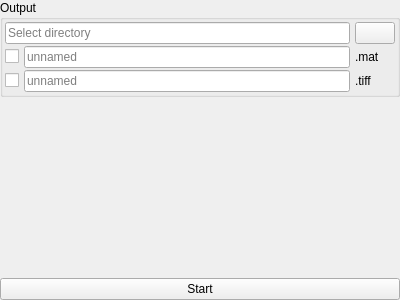
<?xml version="1.0" encoding="UTF-8"?>
<ui version="4.0">
 <class>BatchProcess</class>
 <widget class="QWidget" name="BatchProcess">
  <property name="geometry">
   <rect>
    <x>0</x>
    <y>0</y>
    <width>400</width>
    <height>300</height>
   </rect>
  </property>
  <property name="windowTitle">
   <string>Form</string>
  </property>
  <layout class="QVBoxLayout" name="layout">
   <property name="spacing">
    <number>0</number>
   </property>
   <property name="leftMargin">
    <number>0</number>
   </property>
   <property name="topMargin">
    <number>0</number>
   </property>
   <property name="rightMargin">
    <number>0</number>
   </property>
   <property name="bottomMargin">
    <number>0</number>
   </property>
   <item>
    <widget class="QGroupBox" name="groupBox">
     <property name="title">
      <string>Output</string>
     </property>
     <property name="flat">
      <bool>false</bool>
     </property>
     <property name="checkable">
      <bool>false</bool>
     </property>
     <layout class="QGridLayout" name="gridLayout">
      <property name="leftMargin">
       <number>2</number>
      </property>
      <property name="topMargin">
       <number>2</number>
      </property>
      <property name="rightMargin">
       <number>2</number>
      </property>
      <property name="bottomMargin">
       <number>2</number>
      </property>
      <property name="horizontalSpacing">
       <number>5</number>
      </property>
      <property name="verticalSpacing">
       <number>2</number>
      </property>
      <item row="1" column="3">
       <widget class="QLabel" name="labelMat">
        <property name="text">
         <string>.mat</string>
        </property>
       </widget>
      </item>
      <item row="2" column="3">
       <widget class="QLabel" name="labelTiff">
        <property name="text">
         <string>.tiff</string>
        </property>
       </widget>
      </item>
      <item row="1" column="0">
       <widget class="QCheckBox" name="checkBoxMat">
        <property name="text">
         <string/>
        </property>
       </widget>
      </item>
      <item row="2" column="1">
       <widget class="QLineEdit" name="fileNameTiff">
        <property name="placeholderText">
         <string>unnamed</string>
        </property>
       </widget>
      </item>
      <item row="1" column="1">
       <widget class="QLineEdit" name="fileNameMat">
        <property name="toolTip">
         <string>Export directly to a Matlab readable file.</string>
        </property>
        <property name="placeholderText">
         <string>unnamed</string>
        </property>
       </widget>
      </item>
      <item row="2" column="0">
       <widget class="QCheckBox" name="checkBoxTiff">
        <property name="text">
         <string/>
        </property>
       </widget>
      </item>
      <item row="0" column="3">
       <widget class="QPushButton" name="buttonSelectFolder">
        <property name="text">
         <string/>
        </property>
        <property name="icon">
         <iconset resource="share/icons/icons.qrc">
          <normaloff>:/icons/folder.svg</normaloff>:/icons/folder.svg</iconset>
        </property>
       </widget>
      </item>
      <item row="0" column="0" colspan="2">
       <widget class="QLineEdit" name="displayFolder">
        <property name="readOnly">
         <bool>true</bool>
        </property>
        <property name="placeholderText">
         <string>Select directory</string>
        </property>
       </widget>
      </item>
     </layout>
    </widget>
   </item>
   <item>
    <spacer name="verticalSpacer">
     <property name="orientation">
      <enum>Qt::Vertical</enum>
     </property>
     <property name="sizeHint" stdset="0">
      <size>
       <width>20</width>
       <height>40</height>
      </size>
     </property>
    </spacer>
   </item>
   <item>
    <widget class="QStackedWidget" name="stackedWidget">
     <property name="sizePolicy">
      <sizepolicy hsizetype="Preferred" vsizetype="Fixed">
       <horstretch>0</horstretch>
       <verstretch>0</verstretch>
      </sizepolicy>
     </property>
     <property name="maximumSize">
      <size>
       <width>16777215</width>
       <height>16777215</height>
      </size>
     </property>
     <property name="currentIndex">
      <number>0</number>
     </property>
     <widget class="QWidget" name="page">
      <layout class="QHBoxLayout" name="horizontalLayout_3">
       <property name="spacing">
        <number>0</number>
       </property>
       <property name="leftMargin">
        <number>0</number>
       </property>
       <property name="topMargin">
        <number>0</number>
       </property>
       <property name="rightMargin">
        <number>0</number>
       </property>
       <property name="bottomMargin">
        <number>0</number>
       </property>
       <item>
        <widget class="QPushButton" name="buttonStart">
         <property name="text">
          <string>Start</string>
         </property>
        </widget>
       </item>
      </layout>
     </widget>
     <widget class="QWidget" name="page_2">
      <layout class="QHBoxLayout" name="horizontalLayout_2">
       <property name="spacing">
        <number>0</number>
       </property>
       <property name="leftMargin">
        <number>0</number>
       </property>
       <property name="topMargin">
        <number>0</number>
       </property>
       <property name="rightMargin">
        <number>0</number>
       </property>
       <property name="bottomMargin">
        <number>0</number>
       </property>
       <item>
        <widget class="QProgressBar" name="progressBar">
         <property name="maximum">
          <number>100</number>
         </property>
         <property name="value">
          <number>0</number>
         </property>
         <property name="textVisible">
          <bool>true</bool>
         </property>
         <property name="invertedAppearance">
          <bool>false</bool>
         </property>
        </widget>
       </item>
       <item>
        <widget class="QPushButton" name="buttonStop">
         <property name="text">
          <string/>
         </property>
         <property name="icon">
          <iconset resource="share/icons/icons.qrc">
           <normaloff>:/icons/x.svg</normaloff>:/icons/x.svg</iconset>
         </property>
         <property name="checkable">
          <bool>true</bool>
         </property>
         <property name="flat">
          <bool>false</bool>
         </property>
        </widget>
       </item>
      </layout>
     </widget>
    </widget>
   </item>
  </layout>
 </widget>
 <resources>
  <include location="share/icons/icons.qrc"/>
 </resources>
 <connections/>
</ui>
